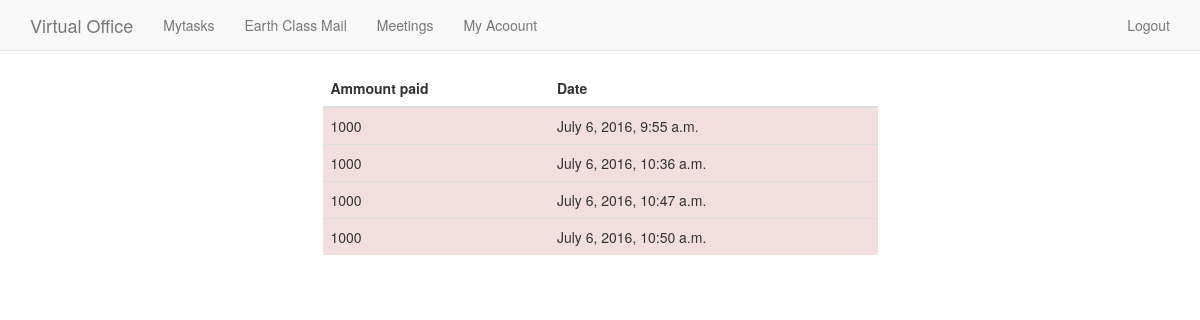
Page /myaccount/billhistory/ (signed in) on the committed database.
### memberbill/models.py (models this page shows, shortened)
class BillHistory(models.Model):
	user=models.ForeignKey(User,on_delete=models.CASCADE)
	bill_ammount=models.IntegerField(default=1000)
	timestamp = models.DateTimeField(auto_now_add=True, auto_now=False)
	updated = models.DateTimeField(auto_now_add=False, auto_now= True)

### memberbill/views.py (the view)
@login_required(login_url='/accounts/login/')
def billhistory(request):
	obj = MemberBill.objects.get(user = request.user)
	if obj.userexpiry < datetime.date.today():
		objb = BillHistory(bill_ammount=1000,user=request.user)
		objb.save()
		obj.userexpiry = datetime.date.today()+timedelta(days=30)
		obj.save()
		act = UserDetail.objects.get(user=request.user)
		act.Active_user=True
		act.save()
		objectt= BillHistory.objects.filter(user=request.user)
		context ={'objectt':objectt,'data':'Your payment is done','obj':obj}
		return render(request,'memberbill/billhistory.html',context)
	else:
		objectt= BillHistory.objects.filter(user=request.user)
		context={'objectt':objectt}
		return render(request,'memberbill/billhistory.html',context)

### memberbill/templates/memberbill/billhistory.html (shortened to what this page needs)
{% extends 'basemain.html' %}
{% block content %}
<div class='row'>
<div class='col-sm-6 col-sm-offset-3'>
		<table class="table">
			<thead>
			  <tr>
				<th>Ammount paid</th>
				<th>Date</th>
			  </tr>
			</thead>
			<tbody>
			{% for i in objectt %}
			  <tr class="danger">
				<td>{{i.bill_ammount}}</td>
				<td>{{i.timestamp}}</td>
			  </tr>
			 {% endfor%}
			</tbody>
		  </table>
</div>
</div>
{% endblock %}

### basic/static/css/navbar-fixed-top.css (style rules this page uses)
body { min-height: 2000px; padding-top: 70px; }

### rows in the picture
BillHistory: bill_ammount "1000", timestamp "July 6, 2016, 9:55 a.m."
BillHistory: bill_ammount "1000", timestamp "July 6, 2016, 10:36 a.m."
BillHistory: bill_ammount "1000", timestamp "July 6, 2016, 10:47 a.m."
BillHistory: bill_ammount "1000", timestamp "July 6, 2016, 10:50 a.m."
